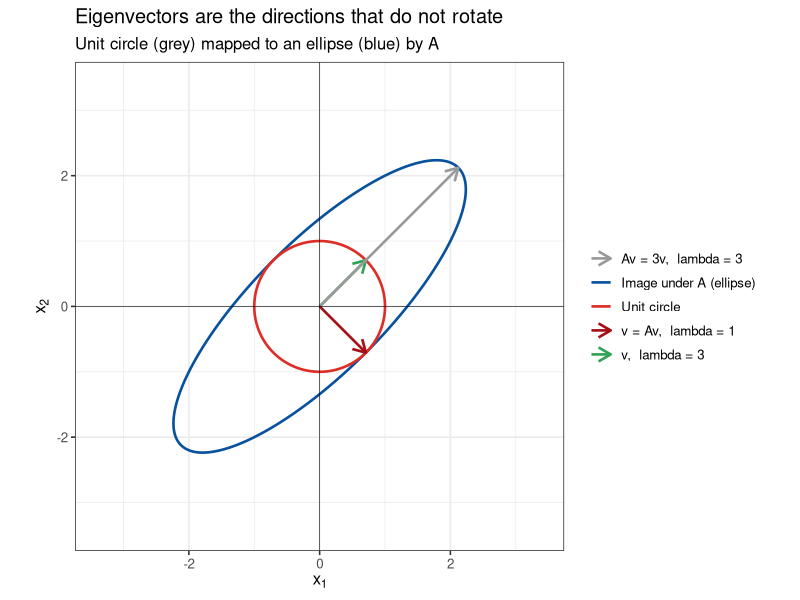
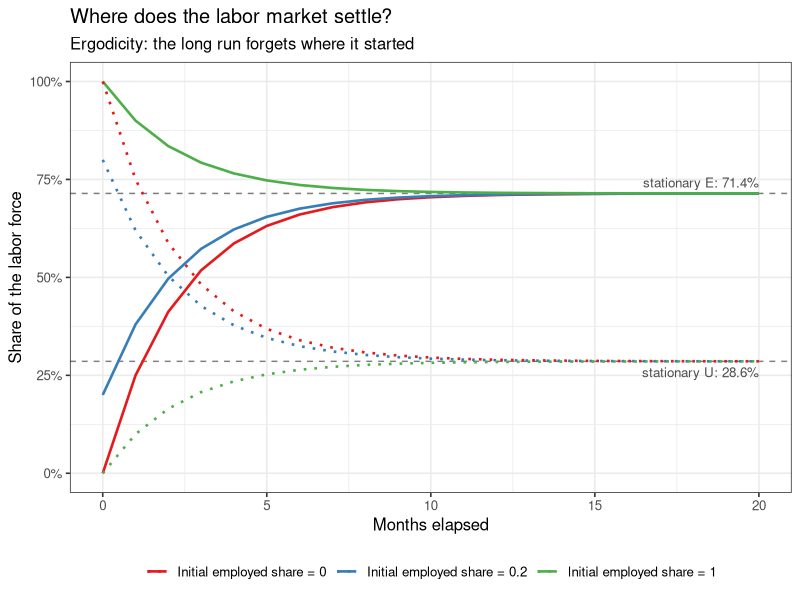
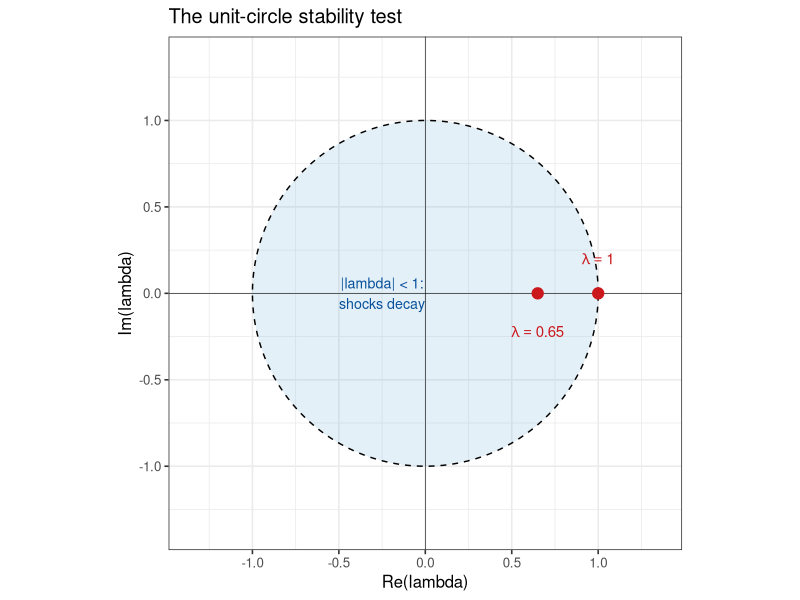

The R source for these figures, in order:
## ---- chunk 1
#| label: setup
#| include: false

# Install ggplot2 only if it is not already available -------------------------
if (!requireNamespace("ggplot2", quietly = TRUE)) {
  install.packages("ggplot2", repos = "https://cloud.r-project.org")
}
library(ggplot2)

# Global plotting style and output location ------------------------------------
theme_set(theme_bw(base_size = 12))
knitr::opts_chunk$set(fig.path = "figures/", echo = FALSE)
set.seed(20260913)
## ---- chunk 2
#| label: fig-geometric
#| fig-cap: "The unit circle and its image under A.  Most directions are rotated and stretched, but the eigenvector directions (red, green) are only stretched, by factors of 3 and 1."

A <- matrix(c(2, 1, 1, 2), nrow = 2, byrow = TRUE)

# Points on the unit circle, and their image under A ---------------------------
theta <- seq(0, 2 * pi, length.out = 400)
unit_circle <- rbind(cos(theta), sin(theta))
image <- A %*% unit_circle

shapes <- rbind(
  data.frame(x = unit_circle[1, ], y = unit_circle[2, ],
             set = "Unit circle"),
  data.frame(x = image[1, ], y = image[2, ],
             set = "Image under A (ellipse)")
)

# Eigenvectors as unit vectors; Av = lambda v ---------------------------------
v_lambda3 <- c(1, 1) / sqrt(2)   # stretched to length 3
v_lambda1 <- c(1, -1) / sqrt(2)  # unchanged (Av = v), so only one arrow shown
Av3 <- as.numeric(A %*% v_lambda3)  # A%*%v is 2x1; extract both coordinates

segments <- data.frame(
  x = 0, y = 0,
  xend = c(v_lambda3[1], Av3[1], v_lambda1[1]),
  yend = c(v_lambda3[2], Av3[2], v_lambda1[2]),
  direction = c("v,  lambda = 3", "Av = 3v,  lambda = 3",
                "v = Av,  lambda = 1")
)

ggplot(shapes, aes(x = x, y = y, colour = set)) +
  geom_path(linewidth = 0.9) +
  geom_segment(
    data = segments,
    aes(x = x, y = y, xend = xend, yend = yend, colour = direction),
    arrow = arrow(length = grid::unit(0.14, "inches")),
    linewidth = 0.9, inherit.aes = FALSE
  ) +
  geom_hline(yintercept = 0, linewidth = 0.2) +
  geom_vline(xintercept = 0, linewidth = 0.2) +
  coord_fixed() +
  scale_x_continuous(limits = c(-3.4, 3.4)) +
  scale_y_continuous(limits = c(-3.4, 3.4)) +
  scale_colour_manual(
    name = NULL,
    values = c("grey60", "#08519c", "#de2d26", "#a50f15", "#31a354")
  ) +
  labs(x = expression(x[1]), y = expression(x[2]),
       title = "Eigenvectors are the directions that do not rotate",
       subtitle = "Unit circle (grey) mapped to an ellipse (blue) by A")
## ---- chunk 3
#| label: markov-setup

P <- matrix(c(0.90, 0.10,
              0.25, 0.75),
            nrow = 2, byrow = TRUE,
            dimnames = list(c("Employed", "Unemployed"),
                            c("Employed", "Unemployed")))
P
## ---- chunk 4
#| label: markov-eigen

eig_P <- eigen(t(P))
eig_P$values

# Eigenvector paired with eigenvalue 1, renormalized to sum to one ------------
stationary <- eig_P$vectors[, 1] / sum(eig_P$vectors[, 1])
round(stationary, 4)

# Verify it really is stationary ----------------------------------------------
round(stationary %*% P, 4)
## ---- chunk 5
#| label: fig-convergence
#| fig-cap: "Convergence to the stationary distribution from three different initial states. Solid lines = employed share; dotted lines = unemployed share. All paths approach 5/7 and 2/7, the eigenvector for lambda = 1."

horizon <- 20
initial_states <- list(
  c(1, 0),       # everyone starts employed
  c(0.2, 0.8),   # deep recession: 80% unemployed
  c(0, 1)        # everyone starts unemployed
)

paths <- lapply(seq_along(initial_states), function(i) {
  dist <- matrix(NA_real_, nrow = horizon + 1, ncol = 2)
  dist[1, ] <- initial_states[[i]]
  for (t in seq_len(horizon)) {
    dist[t + 1, ] <- dist[t, ] %*% P
  }
  data.frame(
    t = 0:horizon,
    employed = dist[, 1],
    unemployed = dist[, 2],
    start = paste0("Initial employed share = ", initial_states[[i]][1])
  )
})
convergence <- do.call(rbind, paths)

pi_E <- 5 / 7
pi_U <- 2 / 7

ggplot(convergence, aes(x = t)) +
  geom_hline(yintercept = c(pi_E, pi_U), linetype = "dashed",
             colour = "grey50") +
  geom_line(aes(y = employed, colour = start), linewidth = 0.9) +
  geom_line(aes(y = unemployed, colour = start), linewidth = 0.9,
            linetype = "dotted") +
  annotate("text", x = horizon, y = pi_E, label = " stationary E: 71.4%",
           hjust = 1, vjust = -0.6, size = 3.4, colour = "grey30") +
  annotate("text", x = horizon, y = pi_U, label = " stationary U: 28.6%",
           hjust = 1, vjust = 1.6, size = 3.4, colour = "grey30") +
  scale_x_continuous(breaks = seq(0, horizon, 5)) +
  scale_y_continuous(limits = c(0, 1), labels = scales::percent_format()) +
  scale_colour_brewer(palette = "Set1") +
  labs(x = "Months elapsed", y = "Share of the labor force",
       colour = NULL,
       title = "Where does the labor market settle?",
       subtitle = "Ergodicity: the long run forgets where it started") +
  theme(legend.position = "bottom")
## ---- chunk 6
#| label: fig-unit-circle
#| fig-cap: "Eigenvalues of the transition matrix in the complex plane. The eigenvalue lambda = 1 anchors the stationary distribution; lambda = 0.65 sits inside the unit circle, so all deviations from stationarity decay. A stable VAR requires every eigenvalue of its companion matrix to lie strictly inside this circle."

theta <- seq(0, 2 * pi, length.out = 400)
circle <- data.frame(x = cos(theta), y = sin(theta))

spectrum <- data.frame(
  x = Re(eig_P$values),
  y = Im(eig_P$values)
)

# 标签位置：lambda = 1 放上方，lambda = 0.65 放下方，避免重叠
label_pos <- data.frame(
  x = c(1.00, 0.65),
  y = c(0.20, -0.22),
  label = c("lambda == 1", "lambda == 0.65")
)

ggplot() +
  geom_polygon(data = circle, aes(x = x, y = y),
               fill = "#6baed6", alpha = 0.18) +
  geom_path(data = circle, aes(x = x, y = y), linetype = "dashed") +
  geom_hline(yintercept = 0, linewidth = 0.2) +
  geom_vline(xintercept = 0, linewidth = 0.2) +
  geom_point(data = spectrum, aes(x = x, y = y),
             size = 3.5, colour = "#cb181d") +
  geom_text(data = label_pos,
            aes(x = x, y = y, label = label),
            parse = TRUE, size = 3.8, colour = "#cb181d") +
  annotate("text", x = -0.25, y = 0, label = "|lambda| < 1:\nshocks decay",
           size = 3.6, colour = "#08519c") +
  coord_fixed() +
  scale_x_continuous(limits = c(-1.35, 1.35)) +
  scale_y_continuous(limits = c(-1.35, 1.35)) +
  labs(x = "Re(lambda)", y = "Im(lambda)",
       title = "The unit-circle stability test")
